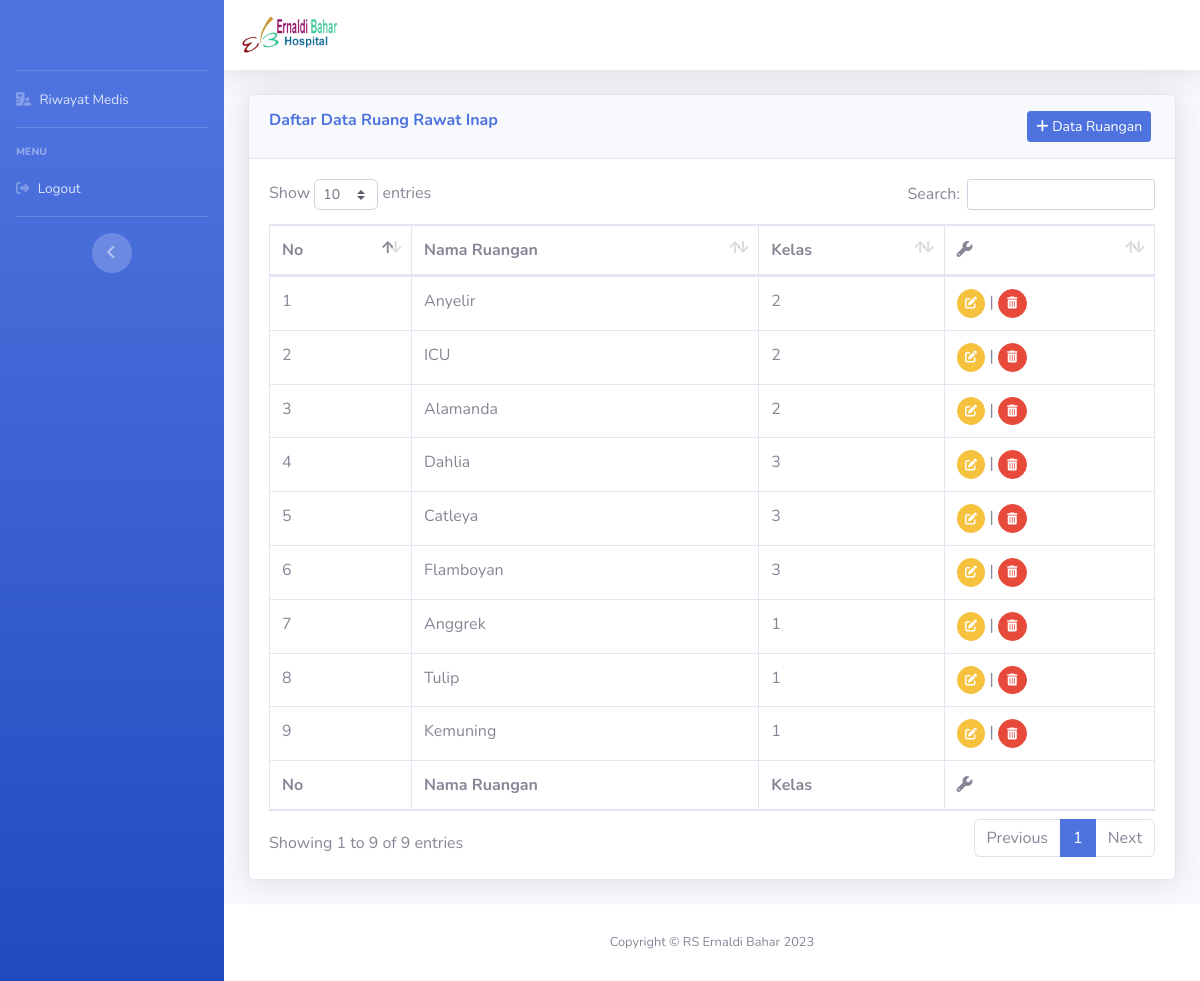
The page /index.php/superadmin/data_ruangan on the database its author committed.
### tables this page shows
CREATE TABLE `ruang_rawatinap` (
  `id` int(11) NOT NULL,
  `nama_ruangan` varchar(128) NOT NULL,
  `kelas` int(1) NOT NULL
);

### application/controllers/Superadmin.php (called while the page is built, shortened)
<?php
class Superadmin extends CI_Controller
{
    public function __construct()
    {
        $this->load->model('User_m');
        $this->load->model('Data_m');
        $this->load->model('Dashboard_m');
        $this->load->helper('url');
        $this->load->library('form_validation');
    }
    public function data_ruangan()
    {
        $data['ruangan'] = $this->Data_m->dataRuangan();
        $this->load->view('template/dashboard_header');
        $this->load->view('superadmin/data-ruangan', $data);
        $this->load->view('template/dashboard_footer');
    }
}

### index.php (called while the page is built, shortened)
<?php
require_once BASEPATH.'core/CodeIgniter.php';

### application/models/Data_m.php (called while the page is built, shortened)
<?php
class Data_m extends CI_Model
{
    public function dataRuangan()
    {
        $query = $this->db->get('ruang_rawatinap');
        return $query->result_array();
    }
}

### application/views/superadmin/data-ruangan.php (the view, shortened to what this page needs)
<div class="container-fluid">
    <div class="card shadow mb-4">
        <div class="card-header py-3">
            <div class="row">
                <div class="col-md-10">
                    <h6 class="m-0 font-weight-bold text-primary">Daftar Data Ruang Rawat Inap</h6>
                </div>
                <div class="col-md-2">
                    <a href="<?= base_url('superadmin/formRuangan') ?>" class="btn btn-sm btn-primary"><i class="fa-solid fa-plus"></i> Data Ruangan</a>
                </div>
            </div>
        </div>
        <div class="card-body">
            <div class="table-responsive">
                <table class="table table-bordered" id="dataTable" width="100%" cellspacing="0">
                    <thead>
                        <tr>
                            <th>No</th>
                            <th>Nama Ruangan</th>
                            <th>Kelas</th>
                            <th><i class="fa-solid fa-wrench"></i></th>
                        </tr>
                    </thead>
                    <tfoot>
                        <tr>
                            <th>No</th>
                            <th>Nama Ruangan</th>
                            <th>Kelas</th>
                            <th><i class="fa-solid fa-wrench"></i></th>
                        </tr>
                    </tfoot>
                    <tbody>
                        <?php
                        $no = 1;
                        foreach ((array) $ruangan as $r) :
                        ?>
                            <tr>
                                <td><?= $no++ ?></td>
                                <td><?= $r['nama_ruangan'] ?></td>
                                <td><?= $r['kelas'] ?></td>
                                <td>
                                    <a href="<?= base_url('superadmin/editRuangan/' . $r['id']); ?>" class="btn btn-sm btn-warning btn-circle"><i class="fa-solid fa-pen-to-square"></i></a>
                                    |
                                    <a href="<?= base_url('superadmin/deleteRuangan/' . $r['id']); ?>" class="btn btn-sm btn-danger btn-circle"><i class="fa-solid fa-trash-can"></i></a>
                                </td>
                            </tr>
                        <?php endforeach; ?>
                    </tbody>
                </table>
            </div>
        </div>
    </div>
</div>

### rows shown on the page
ruang_rawatinap: nama_ruangan "Anyelir", kelas "2"
ruang_rawatinap: nama_ruangan "ICU", kelas "2"
ruang_rawatinap: nama_ruangan "Alamanda", kelas "2"
ruang_rawatinap: nama_ruangan "Dahlia", kelas "3"
ruang_rawatinap: nama_ruangan "Catleya", kelas "3"
ruang_rawatinap: nama_ruangan "Flamboyan", kelas "3"
ruang_rawatinap: nama_ruangan "Anggrek", kelas "1"
ruang_rawatinap: nama_ruangan "Tulip", kelas "1"
ruang_rawatinap: nama_ruangan "Kemuning", kelas "1"
